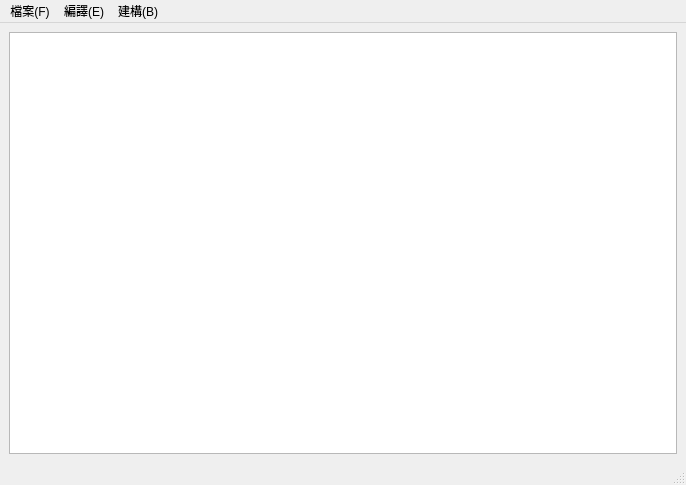
<?xml version="1.0" encoding="UTF-8"?>
<ui version="4.0">
 <class>MainWindow</class>
 <widget class="QMainWindow" name="MainWindow">
  <property name="geometry">
   <rect>
    <x>0</x>
    <y>0</y>
    <width>686</width>
    <height>485</height>
   </rect>
  </property>
  <property name="windowTitle">
   <string>MainWindow</string>
  </property>
  <widget class="QWidget" name="centralwidget">
   <layout class="QHBoxLayout" name="horizontalLayout">
    <item>
     <widget class="QTextEdit" name="textEdit">
      <property name="font">
       <font>
        <pointsize>12</pointsize>
       </font>
      </property>
     </widget>
    </item>
   </layout>
  </widget>
  <widget class="QMenuBar" name="menubar">
   <property name="geometry">
    <rect>
     <x>0</x>
     <y>0</y>
     <width>686</width>
     <height>25</height>
    </rect>
   </property>
   <widget class="QMenu" name="menufile_F">
    <property name="title">
     <string>檔案(F)</string>
    </property>
    <addaction name="newAction"/>
    <addaction name="openAction"/>
    <addaction name="saveAction"/>
    <addaction name="saveAsAction"/>
    <addaction name="closeAction"/>
   </widget>
   <widget class="QMenu" name="menucompile">
    <property name="title">
     <string>編譯(E)</string>
    </property>
   </widget>
   <widget class="QMenu" name="menucontruct_B">
    <property name="title">
     <string>建構(B)</string>
    </property>
   </widget>
   <addaction name="menufile_F"/>
   <addaction name="menucompile"/>
   <addaction name="menucontruct_B"/>
  </widget>
  <widget class="QStatusBar" name="statusbar"/>
  <action name="newAction">
   <property name="text">
    <string>開啟新檔(N)</string>
   </property>
  </action>
  <action name="openAction">
   <property name="text">
    <string>開啟舊檔(O)</string>
   </property>
  </action>
  <action name="saveAction">
   <property name="text">
    <string>儲存(S)</string>
   </property>
  </action>
  <action name="saveAsAction">
   <property name="text">
    <string>另存新檔(K)</string>
   </property>
  </action>
  <action name="closeAction">
   <property name="text">
    <string>關閉(Q)</string>
   </property>
  </action>
 </widget>
 <resources/>
 <connections/>
</ui>
